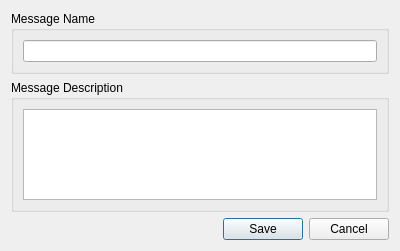
<ui version="4.0" >
 <class>XWidgetEditMessage</class>
 <widget class="QWidget" name="XWidgetEditMessage" >
  <property name="geometry" >
   <rect>
    <x>0</x>
    <y>0</y>
    <width>400</width>
    <height>251</height>
   </rect>
  </property>
  <property name="windowTitle" >
   <string>Form</string>
  </property>
  <layout class="QVBoxLayout" >
   <item>
    <widget class="QGroupBox" name="groupBox" >
     <property name="title" >
      <string>Message Name</string>
     </property>
     <layout class="QVBoxLayout" >
      <item>
       <widget class="QLineEdit" name="name" />
      </item>
     </layout>
    </widget>
   </item>
   <item>
    <widget class="QGroupBox" name="groupBox_3" >
     <property name="title" >
      <string>Message Description</string>
     </property>
     <layout class="QVBoxLayout" >
      <item>
       <widget class="QTextEdit" name="description" />
      </item>
     </layout>
    </widget>
   </item>
   <item>
    <widget class="QDialogButtonBox" name="buttonBox" >
     <property name="orientation" >
      <enum>Qt::Horizontal</enum>
     </property>
     <property name="standardButtons" >
      <set>QDialogButtonBox::Cancel|QDialogButtonBox::NoButton|QDialogButtonBox::Save</set>
     </property>
     <property name="centerButtons" >
      <bool>false</bool>
     </property>
    </widget>
   </item>
   <item>
    <spacer>
     <property name="orientation" >
      <enum>Qt::Vertical</enum>
     </property>
     <property name="sizeHint" >
      <size>
       <width>20</width>
       <height>40</height>
      </size>
     </property>
    </spacer>
   </item>
  </layout>
 </widget>
 <resources/>
 <connections/>
</ui>
